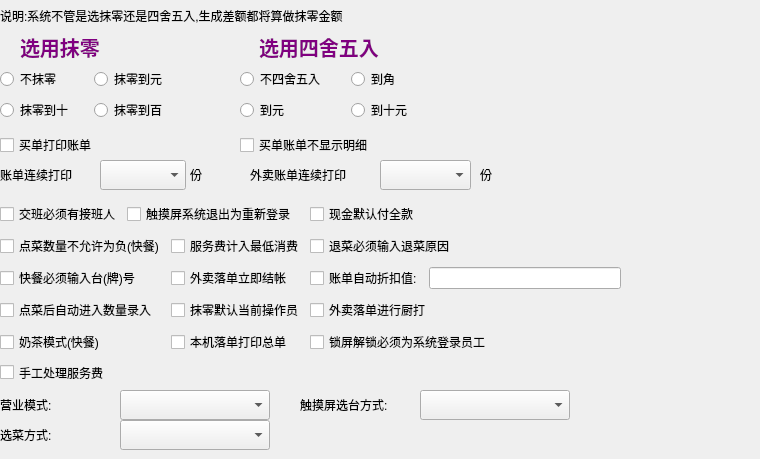
       <widget class="QWidget" name="stackedWidgetPage1">
        <widget class="QLabel" name="label_2">
         <property name="geometry">
          <rect>
           <x>0</x>
           <y>0</y>
           <width>751</width>
           <height>31</height>
          </rect>
         </property>
         <property name="text">
          <string>说明:系统不管是选抹零还是四舍五入,生成差额都将算做抹零金额</string>
         </property>
         <property name="alignment">
          <set>Qt::AlignLeading|Qt::AlignLeft|Qt::AlignVCenter</set>
         </property>
        </widget>
        <widget class="QLabel" name="label_4">
         <property name="geometry">
          <rect>
           <x>0</x>
           <y>390</y>
           <width>71</width>
           <height>30</height>
          </rect>
         </property>
         <property name="text">
          <string>营业模式:</string>
         </property>
        </widget>
        <widget class="lds_ComboBox" name="comboBox">
         <property name="geometry">
          <rect>
           <x>120</x>
           <y>390</y>
           <width>150</width>
           <height>30</height>
          </rect>
         </property>
        </widget>
        <widget class="lds_ComboBox" name="comboBox_4">
         <property name="geometry">
          <rect>
           <x>420</x>
           <y>390</y>
           <width>150</width>
           <height>30</height>
          </rect>
         </property>
        </widget>
        <widget class="QLabel" name="label_5">
         <property name="geometry">
          <rect>
           <x>300</x>
           <y>390</y>
           <width>121</width>
           <height>30</height>
          </rect>
         </property>
         <property name="text">
          <string>触摸屏选台方式:</string>
         </property>
        </widget>
        <widget class="lds_ComboBox" name="comboBox_5">
         <property name="geometry">
          <rect>
           <x>120</x>
           <y>420</y>
           <width>150</width>
           <height>30</height>
          </rect>
         </property>
        </widget>
        <widget class="QLabel" name="label_10">
         <property name="geometry">
          <rect>
           <x>0</x>
           <y>420</y>
           <width>71</width>
           <height>30</height>
          </rect>
         </property>
         <property name="text">
          <string>选菜方式:</string>
         </property>
        </widget>
        <widget class="QLabel" name="label_9">
         <property name="geometry">
          <rect>
           <x>480</x>
           <y>160</y>
           <width>21</width>
           <height>30</height>
          </rect>
         </property>
         <property name="text">
          <string>份</string>
         </property>
        </widget>
        <widget class="QLabel" name="label_7">
         <property name="geometry">
          <rect>
           <x>190</x>
           <y>160</y>
           <width>21</width>
           <height>30</height>
          </rect>
         </property>
         <property name="text">
          <string>份</string>
         </property>
        </widget>
        <widget class="QLabel" name="label_8">
         <property name="geometry">
          <rect>
           <x>250</x>
           <y>160</y>
           <width>131</width>
           <height>30</height>
          </rect>
         </property>
         <property name="text">
          <string>外卖账单连续打印</string>
         </property>
        </widget>
        <widget class="QCheckBox" name="checkBox">
         <property name="geometry">
          <rect>
           <x>0</x>
           <y>130</y>
           <width>131</width>
           <height>30</height>
          </rect>
         </property>
         <property name="text">
          <string>买单打印账单</string>
         </property>
        </widget>
        <widget class="QLabel" name="label_6">
         <property name="geometry">
          <rect>
           <x>0</x>
           <y>160</y>
           <width>101</width>
           <height>30</height>
          </rect>
         </property>
         <property name="text">
          <string>账单连续打印</string>
         </property>
        </widget>
        <widget class="QCheckBox" name="checkBox_2">
         <property name="geometry">
          <rect>
           <x>240</x>
           <y>130</y>
           <width>171</width>
           <height>30</height>
          </rect>
         </property>
         <property name="text">
          <string>买单账单不显示明细</string>
         </property>
        </widget>
        <widget class="lds_ComboBox" name="comboBox_3">
         <property name="geometry">
          <rect>
           <x>380</x>
           <y>160</y>
           <width>91</width>
           <height>30</height>
          </rect>
         </property>
        </widget>
        <widget class="lds_ComboBox" name="comboBox_2">
         <property name="geometry">
          <rect>
           <x>100</x>
           <y>160</y>
           <width>86</width>
           <height>30</height>
          </rect>
         </property>
        </widget>
        <widget class="QWidget" name="widget_blotout" native="true">
         <property name="geometry">
          <rect>
           <x>0</x>
           <y>60</y>
           <width>188</width>
           <height>71</height>
          </rect>
         </property>
         <layout class="QGridLayout" name="gridLayout">
          <property name="leftMargin">
           <number>0</number>
          </property>
          <property name="topMargin">
           <number>0</number>
          </property>
          <property name="rightMargin">
           <number>0</number>
          </property>
          <property name="bottomMargin">
           <number>0</number>
          </property>
          <property name="spacing">
           <number>0</number>
          </property>
          <item row="0" column="0">
           <widget class="QRadioButton" name="radioButton_3">
            <property name="text">
             <string>不抹零</string>
            </property>
           </widget>
          </item>
          <item row="0" column="1">
           <widget class="QRadioButton" name="radioButton_4">
            <property name="text">
             <string>抹零到元</string>
            </property>
           </widget>
          </item>
          <item row="1" column="0">
           <widget class="QRadioButton" name="radioButton_5">
            <property name="text">
             <string>抹零到十</string>
            </property>
           </widget>
          </item>
          <item row="1" column="1">
           <widget class="QRadioButton" name="radioButton_6">
            <property name="text">
             <string>抹零到百</string>
            </property>
           </widget>
          </item>
         </layout>
        </widget>
        <widget class="QWidget" name="widget_round" native="true">
         <property name="geometry">
          <rect>
           <x>240</x>
           <y>60</y>
           <width>221</width>
           <height>71</height>
          </rect>
         </property>
         <layout class="QGridLayout" name="gridLayout_2">
          <property name="leftMargin">
           <number>0</number>
          </property>
          <property name="topMargin">
           <number>0</number>
          </property>
          <property name="rightMargin">
           <number>0</number>
          </property>
          <property name="bottomMargin">
           <number>0</number>
          </property>
          <property name="spacing">
           <number>0</number>
          </property>
          <item row="0" column="2">
           <widget class="QRadioButton" name="radioButton_8">
            <property name="text">
             <string>到角</string>
            </property>
           </widget>
          </item>
          <item row="1" column="0">
           <widget class="QRadioButton" name="radioButton_9">
            <property name="text">
             <string>到元</string>
            </property>
           </widget>
          </item>
          <item row="1" column="2">
           <widget class="QRadioButton" name="radioButton_10">
            <property name="text">
             <string>到十元</string>
            </property>
           </widget>
          </item>
          <item row="0" column="0">
           <widget class="QRadioButton" name="radioButton_7">
            <property name="text">
             <string>不四舍五入</string>
            </property>
           </widget>
          </item>
         </layout>
        </widget>
        <widget class="QCheckBox" name="checkBox_6">
         <property name="geometry">
          <rect>
           <x>0</x>
           <y>360</y>
           <width>135</width>
           <height>25</height>
          </rect>
         </property>
         <property name="text">
          <string>手工处理服务费</string>
         </property>
        </widget>
        <widget class="QWidget" name="layoutWidget">
         <property name="geometry">
          <rect>
           <x>0</x>
           <y>200</y>
           <width>621</width>
           <height>161</height>
          </rect>
         </property>
         <layout class="QGridLayout" name="gridLayout_3">
          <item row="0" column="0">
           <widget class="QCheckBox" name="checkBox_3">
            <property name="text">
             <string>交班必须有接班人</string>
            </property>
           </widget>
          </item>
          <item row="0" column="1" colspan="2">
           <widget class="QCheckBox" name="checkBox_4">
            <property name="text">
             <string>触摸屏系统退出为重新登录</string>
            </property>
           </widget>
          </item>
          <item row="1" column="0" colspan="2">
           <widget class="QCheckBox" name="checkBox_7">
            <property name="text">
             <string>点菜数量不允许为负(快餐)</string>
            </property>
           </widget>
          </item>
          <item row="1" column="2">
           <widget class="QCheckBox" name="checkBox_8">
            <property name="text">
             <string>服务费计入最低消费</string>
            </property>
           </widget>
          </item>
          <item row="1" column="3" colspan="2">
           <widget class="QCheckBox" name="checkBox_9">
            <property name="text">
             <string>退菜必须输入退菜原因</string>
            </property>
           </widget>
          </item>
          <item row="2" column="0" colspan="2">
           <widget class="QCheckBox" name="checkBox_11">
            <property name="text">
             <string>快餐必须输入台(牌)号</string>
            </property>
           </widget>
          </item>
          <item row="2" column="2">
           <widget class="QCheckBox" name="checkBox_12">
            <property name="text">
             <string>外卖落单立即结帐</string>
            </property>
           </widget>
          </item>
          <item row="2" column="3">
           <widget class="QCheckBox" name="checkBox_10">
            <property name="text">
             <string>账单自动折扣值:</string>
            </property>
           </widget>
          </item>
          <item row="3" column="0" colspan="2">
           <widget class="QCheckBox" name="checkBox_14">
            <property name="text">
             <string>点菜后自动进入数量录入</string>
            </property>
           </widget>
          </item>
          <item row="3" column="2">
           <widget class="QCheckBox" name="checkBox_15">
            <property name="text">
             <string>抹零默认当前操作员</string>
            </property>
           </widget>
          </item>
          <item row="3" column="3" colspan="2">
           <widget class="QCheckBox" name="checkBox_13">
            <property name="text">
             <string>外卖落单进行厨打</string>
            </property>
           </widget>
          </item>
          <item row="4" column="0" colspan="2">
           <widget class="QCheckBox" name="checkBox_17">
            <property name="text">
             <string>奶茶模式(快餐)</string>
            </property>
           </widget>
          </item>
          <item row="4" column="2">
           <widget class="QCheckBox" name="checkBox_18">
            <property name="text">
             <string>本机落单打印总单</string>
            </property>
           </widget>
          </item>
          <item row="4" column="3" colspan="2">
           <widget class="QCheckBox" name="checkBox_16">
            <property name="text">
             <string>锁屏解锁必须为系统登录员工</string>
            </property>
           </widget>
          </item>
          <item row="2" column="4">
           <widget class="QLineEdit" name="lineEdit">
            <property name="text">
             <string/>
            </property>
           </widget>
          </item>
          <item row="0" column="3" colspan="2">
           <widget class="QCheckBox" name="checkBox_5">
            <property name="text">
             <string>现金默认付全款</string>
            </property>
           </widget>
          </item>
         </layout>
        </widget>
        <widget class="QWidget" name="layoutWidget">
         <property name="geometry">
          <rect>
           <x>0</x>
           <y>30</y>
           <width>471</width>
           <height>34</height>
          </rect>
         </property>
         <layout class="QHBoxLayout" name="horizontalLayout_3">
          <item>
           <widget class="QRadioButton" name="radioButton">
            <property name="styleSheet">
             <string notr="true">
QRadioButton{
background:transparent;
color:purple;
font:bold 15pt;
}</string>
            </property>
            <property name="text">
             <string>选用抹零</string>
            </property>
           </widget>
          </item>
          <item>
           <widget class="QRadioButton" name="radioButton_2">
            <property name="styleSheet">
             <string notr="true">
QRadioButton{
background:transparent;
color:purple;
font:bold 15pt;
}</string>
            </property>
            <property name="text">
             <string>选用四舍五入</string>
            </property>
           </widget>
          </item>
         </layout>
        </widget>
       </widget>
